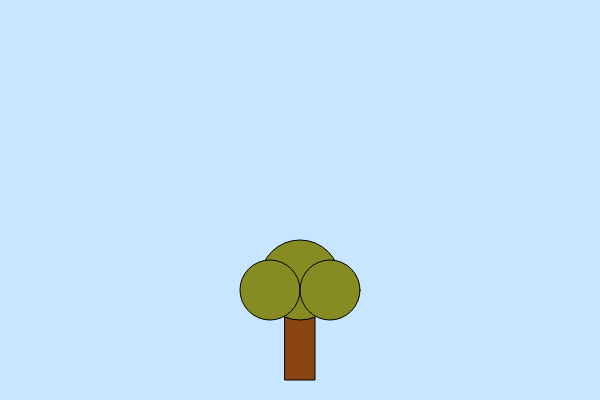
Frame 1 (no input)
Frame 60 (no input): identical to frame 1, image omitted
Frame 120 (the mouse pressed at the canvas centre since frame 60): identical to frame 1, image omitted

The p5.js sketch that drew this single still picture (run headless with seeded random() and noise() and a simulated clock; from frame 60 on, the mouse is pressed at the canvas centre):

// p5.js sketch
// ── sketch.js
let xArbol = 300;
let yArbol = 300;
let desplazamiento = 0;
function setup() {
  createCanvas(600, 400);}
function draw() {
  background(200, 230, 255);
  let d = dist(mouseX,mouseY, xArbol, yArbol);
  if (d < 80){
    desplazamiento = sin(frameCount * 0.1)*10;}
  else{
    deplazamiento= 0;}
  fill(139,69,19);
  rect(xArbol -15 + deplazamiento, yArbol, 30, 80);
  fill(134,139,34);
  circle(xArbol + deplazamiento, yArbol-20, 80);
  circle(xArbol-30 + deplazamiento, yArbol-10, 60);
  circle(xArbol+30 + deplazamiento, yArbol-10, 60);}
